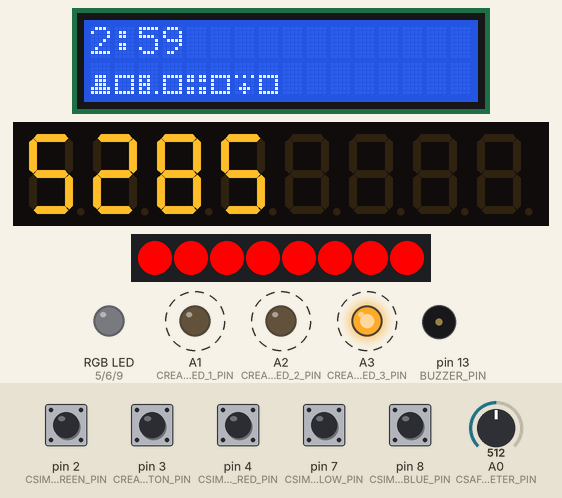
A sketch run on a simulated Arduino Uno, built with avr-gcc and run on an emulated ATmega328P. Shown: 16×2 character LCD, 8-digit seven-segment display, 8 RGB LEDs in strip order, left to right, an RGB LED mixed from three pins (HIGH = lit), output pins drawn as LEDs (lit = HIGH), buzzer (waves = sounding). Dashed ring = blinking. The test bench sets the inputs (shaded band); at power-on: pin 2 (CSIMON_BUTTON_GREEN_PIN), pin 3 (CREACTION_BUTTON_PIN), pin 4 (CSIMON_BUTTON_RED_PIN), pin 7 (CSIMON_BUTTON_YELLOW_PIN), pin 8 (CSIMON_BUTTON_BLUE_PIN) HIGH, A0 (CSAFE_POTMETER_PIN) = 512. Random numbers use the default seed unless the sketch sets one.

Above: at 1.3 s.
1.4 s: A0 (CSAFE_POTMETER_PIN) set to 306
At 1.72 s:
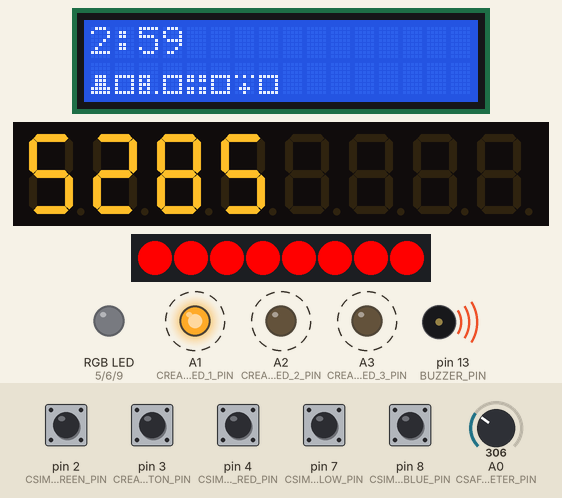
At 3.13 s:
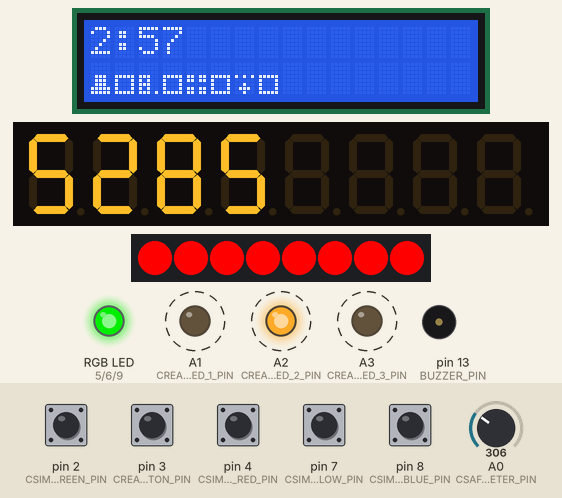
3.5 s: pin 3 (CREACTION_BUTTON_PIN) pulled LOW for 0.15 s
At 3.5 s:
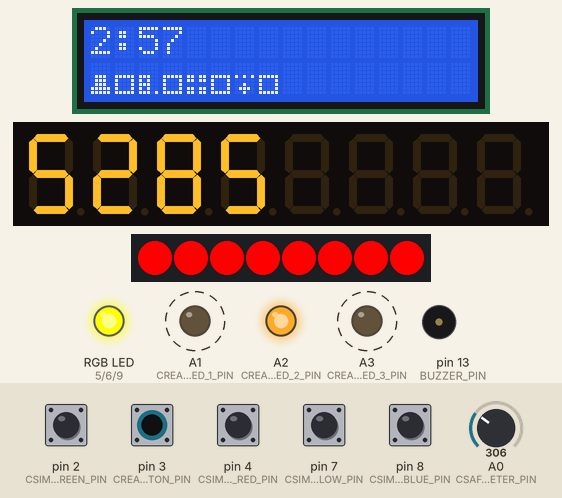
4.2 s: pin 2 (CSIMON_BUTTON_GREEN_PIN) pulled LOW for 1 s
At 5.8 s:
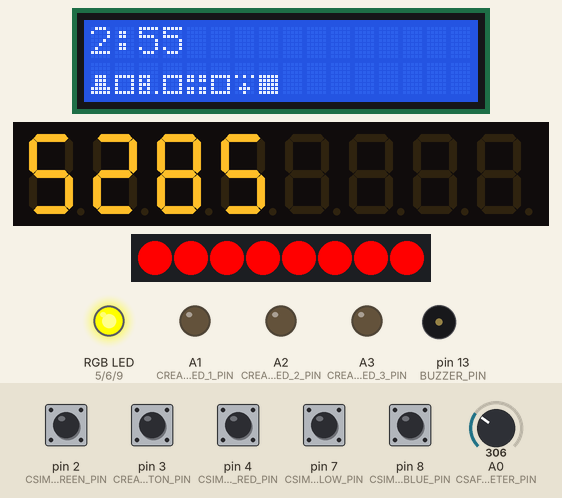
6.7 s: pin 4 (CSIMON_BUTTON_RED_PIN) pulled LOW for 0.15 s
9.5 s: pin 7 (CSIMON_BUTTON_YELLOW_PIN) pulled LOW for 1 s
13.5 s: pin 2 (CSIMON_BUTTON_GREEN_PIN) pulled LOW for 0.15 s
Timing chart, 0 to 34.8 s (numbered marks = the images above; inputs shaded):
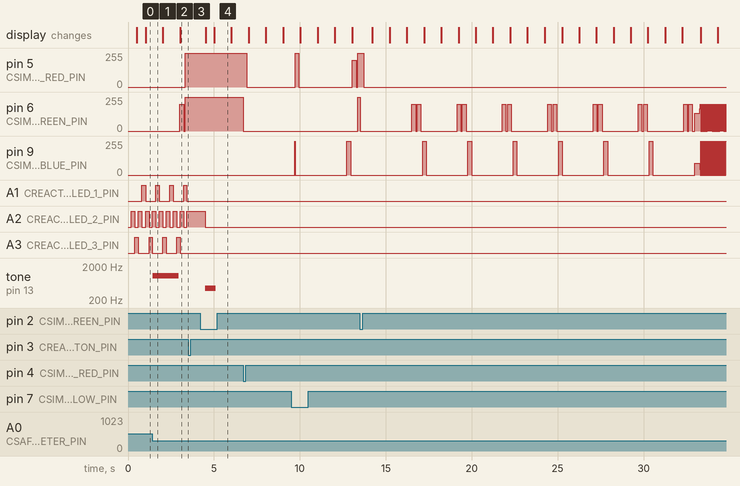

Measured:
- after the input at 1.4 s, tone on pin 13 (BUZZER_PIN): silent → 1047 Hz at once, → silent 1.5 s later
- after the input at 3.5 s, every drawn part: stays the same
- by itself, A1 (CREACTION_LED_1_PIN), A3 (CREACTION_LED_3_PIN): alternates HIGH for 0.20 s and LOW for 0.60 s

The sketch:

escape_room.ino
```cpp
// The root of the project
// The challenges, functions and global hardware are created, initialized and looped here

#include "src/globals.h"

#include "src/functions/FStatus.h"

#include "src/challenges/CSafe.h"
#include "src/challenges/CRiddle.h"
#include "src/challenges/CSimon.h"
#include "src/challenges/CReaction.h"

#include "src/hardware/Buzzer.h"

// The buzzer is used by multiple components, so it's defined globally here
Buzzer buzzer(BUZZER_PIN);

CSafe cSafe(buzzer);
CRiddle cRiddle;
CSimon cSimon;
CReaction cReaction;

FStatus fStatus(buzzer, &cSafe, &cRiddle, &cSimon, &cReaction);

void setup()
{
  Serial.begin(9600);

  fStatus.setup();

  cSafe.setup();
  cRiddle.setup();
  cSimon.setup();
  cReaction.setup();
}

void loop()
{
  fStatus.loop();

  cSafe.loop();
  cRiddle.loop();
  cSimon.loop();
  cReaction.loop();
}
```

RGB.cpp
```cpp
#include "src/RGB.h"

RGB::RGB() {}

RGB::RGB(int r, int g, int b)
    : r(r), g(g), b(b)
{
}
```

RGB.h
```cpp
// Used for RGBLED

#ifndef RGB_H
#define RGB_H

class RGB
{
public:
  int r = 0;
  int g = 0;
  int b = 0;

  RGB();
  RGB(int r, int g, int b);
};

#endif
```

FStatus.cpp
```cpp
#include "src/functions/FStatus.h"

FStatus::FStatus(Buzzer &buzzer, CSafe *cSafe, CRiddle *cRiddle, CSimon *cSimon, CReaction *cReaction)
    : lcd(FSTATUS_LCD),
      buzzer(buzzer), // A reference to the global buzzer
      SOLVE_TIME(3 * 60),
      // SOLVE_TIME(3), // To test the time running out
      REFRESH_RATE(500),
      // The challenges are put in a list for dynamic code
      challenges{cSafe, cRiddle, cSimon, cReaction}
{
}

void FStatus::setup()
{
  lcd.setup();

  // Add the custom characters to the LCD
  for (int i = 0; i < CHALLENGE_COUNT; i++)
  {
    lcd.i2c.createChar(i, challengeChars[i]);
  }

  lcd.i2c.createChar(6, uncheckedChar);
  lcd.i2c.createChar(7, checkedChar);

  // Turn on backlight for better visibility
  lcd.i2c.backlight();

  // To test the user winnning
  // challenges[0]->setIsDone(true);
  // challenges[1]->setIsDone(true);
  // challenges[2]->setIsDone(true);
  // challenges[3]->setIsDone(true);
}

void FStatus::loop()
{
  if (hasWon || hasLost)
    return;

  if (millis() - millisSinceRefresh <= REFRESH_RATE)
    return;
  millisSinceRefresh = millis();

  updateChallengeStatuses();
  if (areAllChallengesDone())
  {
    execWin();
    return;
  }

  // When the time ran out
  if (getTimeRemaining() <= 0)
  {
    execLoss();
    return;
  }

  // Clear the screen and move the cursor back
  lcd.i2c.clear();
  lcd.i2c.home();

  printTime();
  printChallenges();
}

int FStatus::getTimeRemaining()
{
  // The time remaining is the difference between SOLVE_TIME and the time the program has been running (millis())
  return SOLVE_TIME - (millis() / 1000); // Divide by 1000 to convert millis to seconds
}

void FStatus::printTime()
{
  int timeRemaining = getTimeRemaining();
  int minutes = timeRemaining / 60;
  int seconds = timeRemaining % 60;

  // The 02d makes sure the seconds are always 2 digits
  // So 3 seconds would be 03
  lcd.i2c.printf("%d:%02d", minutes, seconds);
}

void FStatus::printChallenges()
{
  // Set cursor to second line
  lcd.i2c.setCursor(0, 1);

  for (int i = 0; i < CHALLENGE_COUNT; i++)
  {
    // Write the custom challenge char
    lcd.i2c.write(i);
    // Write checked or unchecked depending on if the challenge is done
    lcd.i2c.write(challengeStatuses[i] ? 7 : 6);
  }
}

void FStatus::updateChallengeStatuses()
{
  for (int i = 0; i < CHALLENGE_COUNT; i++)
  {
    bool newStatus = challenges[i]->getIsDone();
    if (newStatus != challengeStatuses[i])
    {
      challengeStatuses[i] = newStatus;

      // The challenge is done and wasn't before. So the challenge has just been completed
      if (newStatus == true)
      {
        execChallengeDone();
      }
    }
  }
}

bool FStatus::areAllChallengesDone()
{
  for (bool status : challengeStatuses)
  {
    if (!status)
    {
      return false;
    }
  }

  return true;
}

void FStatus::execChallengeDone()
{
  // Short buzz to tell the user the challenge is done
  buzzer.buzz(440, 600);
}

void FStatus::execWin()
{
  hasWon = true;

  // Disable challenges to minimize the chance of something going wrong
  disableChallenges();

  lcd.i2c.clear();
  lcd.i2c.home();
  lcd.i2c.print("YOU WIN!!!");

  lcd.i2c.setCursor(0, 1);
  // The score is the time remaining. It shows the time they had for comparison
  lcd.i2c.printf("SCORE: %d/%d", getTimeRemaining(), SOLVE_TIME);

  // Short victory melody to tell the user they won
  buzzer.buzz(440, 600);
  delay(900);
  buzzer.buzz(349, 250);
  delay(300);
  buzzer.buzz(440, 250);
  delay(200);
  buzzer.buzz(523, 900);
}

void FStatus::execLoss()
{
  hasLost = true;

  // Disable challenges to minimize the chance of something going wrong
  disableChallenges();

  lcd.i2c.clear();
  lcd.i2c.home();
  lcd.i2c.print("YOU LOSE!!!");

  // Short alarm to tell the user they lost
  buzzer.buzz(110, 500);
  delay(750);
  buzzer.buzz(110, 500);
  delay(750);
  buzzer.buzz(110, 500);
  delay(750);
  buzzer.buzz(110, 500);
  delay(750);
  buzzer.buzz(110, 500);
}

void FStatus::disableChallenges()
{
  for (Challenge *challenge : challenges)
  {
    challenge->setIsDone(true);
  }
}
```

FStatus.h
```cpp
#ifndef FSTATUS_H
#define FSTATUS_H

#include <Arduino.h>

#include "src/globals.h"

#include "src/challenges/Challenge.h"
#include "src/challenges/CSafe.h"
#include "src/challenges/CRiddle.h"
#include "src/challenges/CSimon.h"
#include "src/challenges/CReaction.h"

#include "src/hardware/LCD.h"
#include "src/hardware/Buzzer.h"

class FStatus
{
private:
  LCD lcd;

  Buzzer &buzzer;

  // Time the user has to solve the challenges in seconds
  const int SOLVE_TIME;

  const int CHALLENGE_COUNT = 4;
  Challenge *challenges[4];
  bool challengeStatuses[4] = {
      false,
      false,
      false,
      false};

  // How often the status of the challenges are checked, and the time is updated
  const int REFRESH_RATE;
  int millisSinceRefresh = 0;

  bool hasWon = false;
  bool hasLost = false;

  // CUSTOM TEXT CHARACTERS //

  // Indicates a challenge is not done
  byte uncheckedChar[8] = {
      B00000,
      B00000,
      B00000,
      B11111,
      B10001,
      B10001,
      B10001,
      B11111};
  // Indicates a challenge is done
  byte checkedChar[8] = {
      B00000,
      B00000,
      B00000,
      B11111,
      B11111,
      B11111,
      B11111,
      B11111};

  // Indicates the challenges
  byte challengeChars[4][8] = {
      {// Safe
       B00000,
       B00000,
       B00000,
       B01110,
       B01110,
       B01110,
       B11111,
       B11111},
      {// Riddle
       B00000,
       B00000,
       B00000,
       B11100,
       B10100,
       B11100,
       B10100,
       B11101},
      {// Simon
       B00000,
       B00000,
       B00000,
       B11011,
       B11011,
       B00000,
       B11011,
       B11011},
      {// Reaction
       B00000,
       B00000,
       B00000,
       B10101,
       B00000,
       B00100,
       B01110,
       B00100}};

  int getTimeRemaining();
  void printTime();
  void printChallenges();
  void updateChallengeStatuses();
  bool areAllChallengesDone();
  void execChallengeDone();
  void execWin();
  void execLoss();
  void disableChallenges();

public:
  FStatus(Buzzer &buzzer, CSafe *cSafe, CRiddle *cRiddle, CSimon *cSimon, CReaction *cReaction);

  void setup();
  void loop();
};

#endif
```

globals.h
```cpp
// All pins defined in a single place
// For an overview and easy customization
// Also makes it easy to see if a pin is accidentaly used twice

#ifndef GLOBALS_H
#define GLOBALS_H

#include <Arduino.h>

#define BUZZER_PIN 13

#define FSTATUS_LCD 0x27

#define CSAFE_POTMETER_PIN A0

#define CRIDDLE_LEDKEY_STROBE_PIN 12
#define CRIDDLE_LEDKEY_CLOCK_PIN 11
#define CRIDDLE_LEDKEY_DIO_PIN 10

#define CSIMON_BUTTON_GREEN_PIN 2
#define CSIMON_BUTTON_RED_PIN 4
#define CSIMON_BUTTON_YELLOW_PIN 7
#define CSIMON_BUTTON_BLUE_PIN 8

#define CSIMON_RGBLED_RED_PIN 5
#define CSIMON_RGBLED_GREEN_PIN 6
#define CSIMON_RGBLED_BLUE_PIN 9

#define CREACTION_LED_1_PIN A1
#define CREACTION_LED_2_PIN A2
#define CREACTION_LED_3_PIN A3

#define CREACTION_BUTTON_PIN 3

#endif
```

Button.cpp
```cpp
#include "src/hardware/Button.h"

Button::Button() {}

Button::Button(uint8_t pin)
    : pin(pin)
{
}

void Button::setup()
{
  pinMode(pin, INPUT_PULLUP);
}

bool Button::isPressed()
{
  return !digitalRead(pin);
}

int Button::getPin() const
{
  return pin;
}

// Compares 2 buttons by their pin number
bool Button::operator==(const Button &button) const
{
  return getPin() == button.getPin();
}
```

Button.h
```cpp
#ifndef BUTTON_H
#define BUTTON_H

#include <Arduino.h>

class Button
{
private:
  uint8_t pin = -1;

public:
  Button();
  Button(uint8_t pin);

  void setup();

  bool isPressed();
  int getPin() const;

  // Compares 2 buttons by their pin number
  bool operator==(const Button &button) const;
};

#endif
```

Buzzer.cpp
```cpp
#include "src/hardware/Buzzer.h"

Buzzer::Buzzer(uint8_t pin)
    : pin(pin)
{
}

void Buzzer::setup()
{
  pinMode(pin, OUTPUT);
  noTone(pin);
}

void Buzzer::buzz(int frequency, int duration)
{
  tone(pin, frequency, duration);
}
```

Buzzer.h
```cpp
#ifndef BUZZER_H
#define BUZZER_H

#include <Arduino.h>

class Buzzer
{
private:
  uint8_t pin;

public:
  Buzzer(uint8_t pin);

  void setup();

  void buzz(int frequency, int duration);
};

#endif
```

LED.cpp
```cpp
#include "src/hardware/LED.h"

LED::LED(uint8_t pin)
    : pin(pin)
{
}

void LED::setup()
{
  pinMode(pin, OUTPUT);
}

void LED::turnOn()
{
  analogWrite(pin, 255);
}

void LED::turnOff()
{
  analogWrite(pin, 0);
}

void LED::setBrightness(int brightness)
{
  analogWrite(pin, brightness);
}

int LED::getPin() const
{
  return pin;
}

// Compares 2 LEDs by their pin number
bool LED::operator==(const LED &led) const
{
  return getPin() == led.getPin();
}
```

LED.h
```cpp
#ifndef LED_H
#define LED_H

#include <Arduino.h>

class LED
{
private:
  uint8_t pin;

public:
  LED(uint8_t pin);

  void setup();

  void turnOn();
  void turnOff();
  void setBrightness(int brightness);
  int getPin() const;

  // Compares 2 LEDs by their pin number
  bool operator==(const LED &led) const;
};

#endif
```

LEDKey.cpp
```cpp
#include "src/hardware/LEDKey.h"

LEDKey::LEDKey(uint8_t strobePin, uint8_t clockPin, uint8_t dioPin)
    : tm(strobePin, clockPin, dioPin)
{
}

void LEDKey::setup()
{
  tm.displayBegin();
}

// Returns the index of the first pressed button or -1 when no button is pressed
int LEDKey::getPressedBtn()
{
  uint8_t buttons = tm.readButtons();
  for (int i = 0; i < 8; i++)
  {
    if ((buttons >> i) & 0x01)
    {
      return i;
    }
  }

  return -1;
}
```

LEDKey.h
```cpp
#ifndef LEDKEY_H
#define LEDKEY_H

#include <Arduino.h>

#include <TM1638plus.h>

class LEDKey
{
public:
  TM1638plus tm;

  LEDKey(uint8_t strobePin, uint8_t clockPin, uint8_t dioPin);

  void setup();

  int getPressedBtn();
};

#endif
```

Potmeter.cpp
```cpp
#include "src/hardware/Potmeter.h"

Potmeter::Potmeter(uint8_t pin)
    : pin(pin)
{
}

void Potmeter::setup()
{
  pinMode(pin, INPUT);
}

int Potmeter::getValue()
{
  return analogRead(pin);
}
```

Potmeter.h
```cpp
#ifndef POTMETER_H
#define POTMETER_H

#include <Arduino.h>

class Potmeter
{
private:
  uint8_t pin;

public:
  Potmeter(uint8_t pin);

  void setup();

  int getValue();
};

#endif
```

RGBLED.cpp
```cpp
#include "src/hardware/RGBLED.h"

RGBLED::RGBLED(uint8_t ledRedPin, uint8_t ledGreenPin, uint8_t ledBluePin)
    : ledRed(ledRedPin),
      ledGreen(ledGreenPin),
      ledBlue(ledBluePin),
      BLACK(0, 0, 0),
      WHITE(255, 255, 255),
      RED(255, 0, 0),
      DARK_RED(200, 0, 0),
      GREEN(0, 255, 0),
      DARK_GREEN(0, 200, 0),
      BLUE(0, 0, 255),
      YELLOW(255, 255, 0),
      currentRGB(BLACK) // The default RGB is black
{
}

void RGBLED::setup()
{
  ledRed.setup();
  ledGreen.setup();
  ledBlue.setup();
}

void RGBLED::turnOn()
{
  // There is no need to call the turnOn methods of the LEDs
  setColor(currentRGB);
}

void RGBLED::turnOff()
{
  ledRed.turnOff();
  ledGreen.turnOff();
  ledBlue.turnOff();
}

void RGBLED::setColor(RGB rgb)
{
  currentRGB = rgb;

  ledRed.setBrightness(rgb.r);
  ledGreen.setBrightness(rgb.g);
  ledBlue.setBrightness(rgb.b);
}
```

RGBLED.h
```cpp
#ifndef RGBLED_H
#define RGBLED_H

#include <Arduino.h>

#include "src/RGB.h"

#include "src/hardware/LED.h"

class RGBLED
{
private:
  LED ledRed;
  LED ledGreen;
  LED ledBlue;

  // Remember the current RGB so it can be set again after the LED is turned off and on again
  RGB &currentRGB;

public:
  // Default RGB values that outside code can use for setColor()
  RGB BLACK;
  RGB WHITE;
  RGB RED;
  RGB DARK_RED;
  RGB GREEN;
  RGB DARK_GREEN;
  RGB BLUE;
  RGB YELLOW;

  RGBLED(uint8_t ledRedPin, uint8_t ledGreenPin, uint8_t ledBluePin);

  void setup();

  void turnOn();
  void turnOff();
  void setColor(RGB rgb);
};

#endif
```

CReaction.cpp
```cpp
#include "src/challenges/CReaction.h"

CReaction::CReaction()
    : led1(CREACTION_LED_1_PIN),
      led2(CREACTION_LED_2_PIN),
      led3(CREACTION_LED_3_PIN),
      ledToHit(led2),
      button(CREACTION_BUTTON_PIN),
      leds{led1, led2, led3},
      SPEED(200)
{
  setChallengeId(3);
}

void CReaction::setup()
{
  for (LED led : leds)
  {
    led.setup();
  }

  button.setup();
}

void CReaction::loop()
{
  if (getIsDone())
    return;

  if (button.isPressed())
  {
    // Checks if the LED that was on when the user pressed the button, was the green LED
    if (leds[ledIndex] == ledToHit)
    {
      setIsDone(true);

      // Delay for feedback that the user really pressed the green LED
      delay(1000);
      ledToHit.turnOff();

      return;
    }
    else
    {
      // Blink the wrongly pressed red LED to indicate what went wrong
      for (int i = 0; i < 5; i++)
      {
        leds[ledIndex].turnOff();
        delay(100);

        leds[ledIndex].turnOn();
        delay(100);
      }
    }
  }

  // Executes every SPEED milliseconds
  if (millis() - millisSinceLEDOn > SPEED)
  {
    millisSinceLEDOn = millis();

    if (isLeftToRight)
    {
      ledIndex++;
      if (ledIndex + 1 > LED_COUNT)
      {
        ledIndex = ledIndex - 2;
        isLeftToRight = false;
      }
    }
    else
    {
      ledIndex--;
      if (ledIndex == -1)
      {
        ledIndex = 1;
        isLeftToRight = true;
      }
    }

    // Lazy way to turn the last LED off
    turnAllLEDsOff();
    leds[ledIndex].turnOn();
  }
}

void CReaction::turnAllLEDsOff()
{
  for (LED led : leds)
  {
    led.turnOff();
  }
}
```

CReaction.h
```cpp
// Test your reaction speed by pressing the button at the right time when the green LED is lit

#ifndef CREACTION_H
#define CREACTION_H

#include <Arduino.h>

#include "src/globals.h"

#include "src/challenges/Challenge.h"

#include "src/hardware/LED.h"
#include "src/hardware/Button.h"

class CReaction : public Challenge
{
private:
  LED led1;
  LED led2;
  LED led3;

  LED &ledToHit;

  Button button;

  LED leds[3];
  const int LED_COUNT = 3;
  int ledIndex = 0;

  int SPEED; // The milliseconds a LED is on
  int millisSinceLEDOn = 0;

  bool isLeftToRight = true; // Is toggled to make the leds go back and forth.

  void turnAllLEDsOff();

public:
  CReaction();

  void setup();
  void loop();
};

#endif
```

CRiddle.cpp
```cpp
#include "src/challenges/CRiddle.h"

CRiddle::CRiddle()
    : ledKey(
          CRIDDLE_LEDKEY_STROBE_PIN,
          CRIDDLE_LEDKEY_CLOCK_PIN,
          CRIDDLE_LEDKEY_DIO_PIN),
      NUM_1(5),
      NUM_2(8),
      BTN_1_PRESSES(2),
      BTN_2_PRESSES(5),
      // The number on the left screen is dynamically created once here for clean code and high performance
      leftDisplay(std::stoi(
          std::to_string(NUM_1) +
          std::to_string(BTN_1_PRESSES) +
          std::to_string(NUM_2) +
          std::to_string(BTN_2_PRESSES))),
      BUTTON_COOLDOWN_TIME(20)
{
  setChallengeId(1);
}

void CRiddle::setup()
{
  ledKey.setup();

  ledKey.tm.displayIntNum(leftDisplay, false, TMAlignTextLeft);

  // Turn all LEDs on to indicate stage 1
  ledKey.tm.setLEDs(0b1111111100000000);
}

void CRiddle::loop()
{
  if (getIsDone())
    return;

  if (millis() - millisSinceButtonCooldown <= BUTTON_COOLDOWN_TIME)
    return;
  millisSinceButtonCooldown = millis();

  if (!handleBtnPress())
    return;

  checkStageComplete();
}

// Checks for button presses and if they are consecutive
// Returns false if no buttons are pressed or the same button has not yet been released
bool CRiddle::handleBtnPress() {
  int btn = ledKey.getPressedBtn();
  // No button pressed
  if (btn == -1)
  {
    isButtonPressed = false; // Set to false for possible button release
    return false;
  }
  // Same button still pressed
  else if (isButtonPressed)
  {
    return false;
  }
  isButtonPressed = true; // Set to true so the `else if` above is triggered next loop

  if (btn == lastBtn)
  {
    consecutiveBtnPressed++;
  }
  else
  {
    lastBtn = btn;
    consecutiveBtnPressed = 1;
  }

  ledKey.tm.DisplayDecNumNibble(leftDisplay, consecutiveBtnPressed);

  return true;
}

// Compares consecutive button presses against the stage requirements and increases the stage if met
void CRiddle::checkStageComplete() {
  int num = stage == 1 ? NUM_1 : NUM_2;
  int btnPresses = stage == 1 ? BTN_1_PRESSES : BTN_2_PRESSES;
  // Stage requirements are met if the right button (num) has been pressed the right amount of times (btnPresses)
  if (consecutiveBtnPressed == btnPresses && ledKey.getPressedBtn() == num - 1)
  {
    consecutiveBtnPressed = 0;
    ledKey.tm.DisplayDecNumNibble(leftDisplay, consecutiveBtnPressed);

    stage++;

    if (stage == 2)
    {
      // Turn only the right LEDs on to indicate stage 2
      ledKey.tm.setLEDs(0b1111000000000000);
    }
    else
    {
      // Turn all LEDs off to indicate completion
      ledKey.tm.setLEDs(0b0000000000000000);

      setIsDone(true);
    }
  }
}
```

CSafe.h
```cpp
// Turn the potmeter to the right spot multiple times

#ifndef CSAFE_H
#define CSAFE_H

#include <Arduino.h>

#include "src/globals.h"

#include "src/challenges/Challenge.h"

#include "src/hardware/Buzzer.h"
#include "src/hardware/Potmeter.h"

#include "src/challenges/CSafeStage.h"

class CSafe : public Challenge
{
private:
  Buzzer &buzzer;
  Potmeter potmeter;

  int currentStageIndex = 0;
  CSafeStage stages[3];
  const int STAGE_COUNT = 3;

  // Loop intervals (in milliseconds)
  const int CHECK_RATE;
  int millisSinceCheck = 0;

  // How long the potmeter should be in the right spot before going to the next stage
  const int COUNTDOWN_DURATION;
  int countdown;

public:
  CSafe(Buzzer &buzzer);

  void setup();
  void loop();
};

#endif
```

Source omitted: CRiddle.h (1099 bytes), CSafe.cpp (1484 bytes), CSafeStage.cpp (300 bytes), CSafeStage.h (423 bytes), CSimon.cpp (4750 bytes), CSimon.h (2137 bytes), CSimonColor.cpp (162 bytes), CSimonColor.h (297 bytes), Challenge.cpp (325 bytes), Challenge.h (483 bytes), LCD.cpp (112 bytes), LCD.h (173 bytes)
